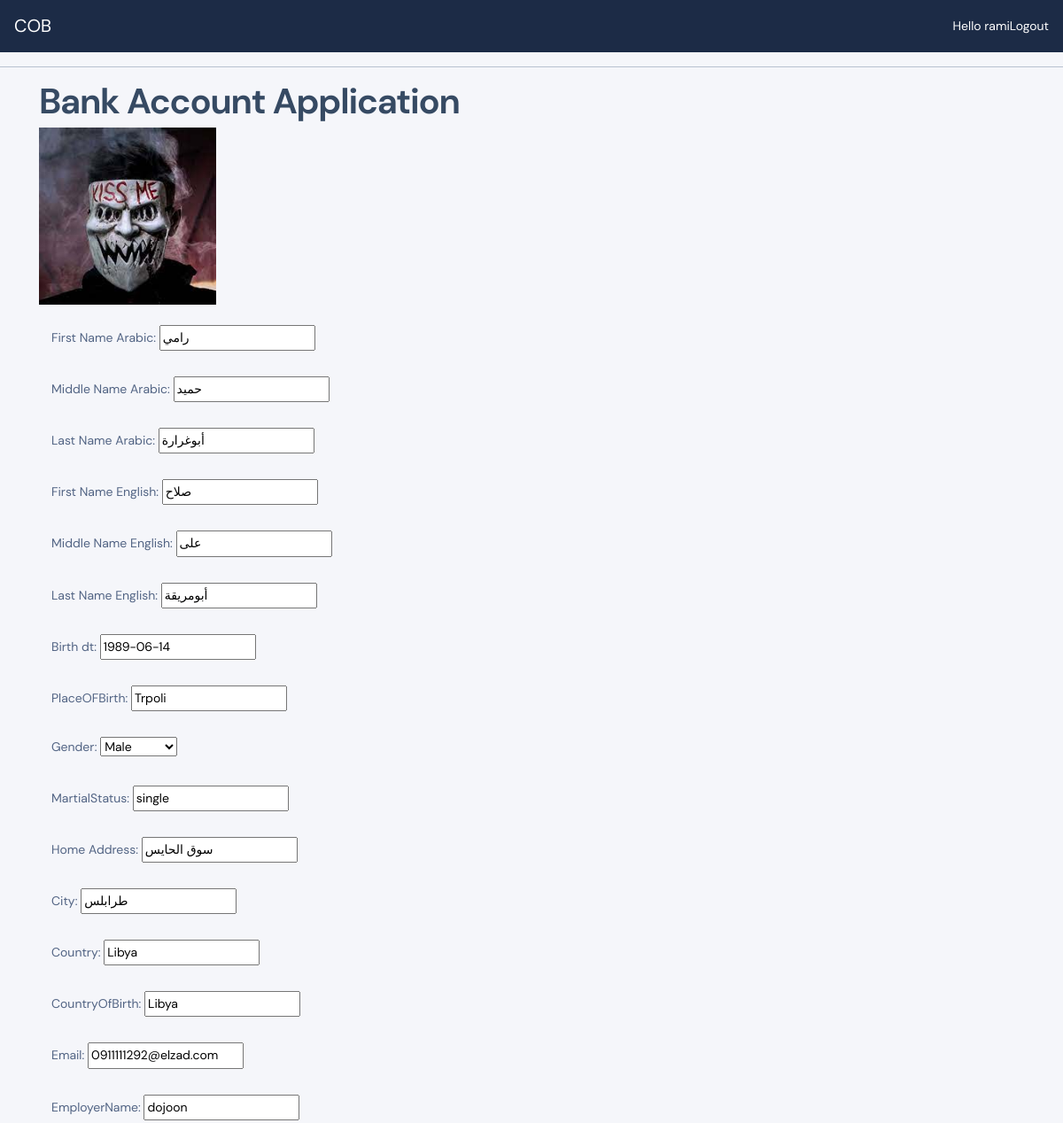
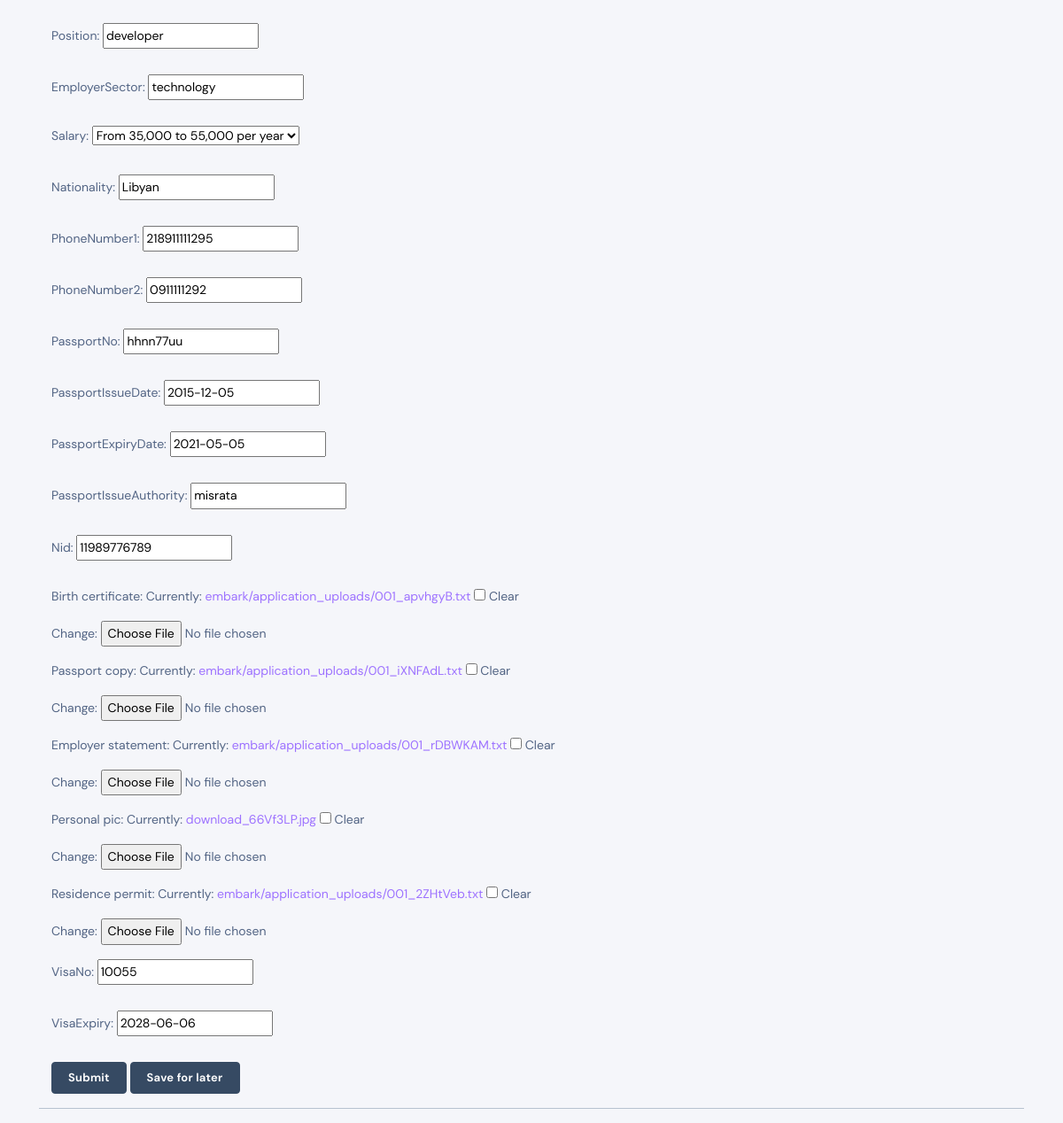
Screenshot of /customer_application/ (signed in) with the database file from the repository (2 pictures, top to bottom).
### accounts/models.py (models this page shows, shortened)
class NewAccountData(models.Model):
    STATUS = (
        ('not Started', 'not Started'),
        ('Approved', 'Approved'),
        ('Submitted', 'Submitted'),
        ('Please Revise', 'Please Revise'),
        ('Unfinished', 'Unfinished'),
    )
    GENDER = (
        ('Male', 'Male'),
        ('Female', 'Female'),
    )
    SALARY = (
        ('Under 12,000 per year', 'Under 12,000 per year'),
        ('From 12,000 to 25,000 per year', 'From 12,000 to 25,000 per year'),
        ('From 25,000 to 35,000 per year', 'From 25,000 to 35,000 per year'),
        ('From 35,000 to 50,000 per year', 'From 35,000 to 55,000 per year'),
        ('Above 50,000 per year', 'Above 50,000 per year'),
    )
    user = models.OneToOneField(User, blank=True, null=True, on_delete=models.CASCADE)
    First_Name_Arabic = models.CharField(max_length=40, blank=True, null=True)
    Middle_Name_Arabic = models.CharField(max_length=40, blank=True, null=True)
    Last_Name_Arabic = models.CharField(max_length=40, blank=True, null=True)
    First_Name_English = models.CharField(max_length=40, blank=True, null=True)
    Middle_Name_English = models.CharField(max_length=40, blank=True, null=True)
    Last_Name_English = models.CharField(max_length=40, blank=True, null=True)
    Birth_dt = models.DateField(blank=True, null=True)
    PlaceOFBirth = models.CharField(max_length=40, blank=True, null=True)
    Gender = models.CharField(max_length=20, blank=True, null=True, choices=GENDER)
    MartialStatus = models.CharField(max_length=40, blank=True, null=True)
    Home_Address = models.CharField(max_length=40, blank=True,null=True)
    City = models.CharField(max_length=40, default='Tripoli')
    Country = models.CharField(max_length=40, default='Libya')
    Nationality = models.CharField(max_length=40, default='Libyan')
    CountryOfBirth = models.CharField(max_length=40, default='Libya')
    date_Created = models.DateTimeField(auto_now_add=True, blank=True, null=True)
    Email = models.EmailField(max_length=100, blank=True, null=True, unique=True, validators=[validate_email])
    EmployerName = models.CharField(max_length=100, blank=True, null=True)
    Position = models.CharField(max_length=100, blank=True, null=True)
    EmployerSector = models.CharField(max_length=40, blank=True, null=True)
    Salary = models.CharField(max_length=50, blank=True, null=True, choices=SALARY)
    Nationality = models.CharField(max_length=200, blank=True, null=True)
    PhoneNumber1 = models.CharField(
        max_length=100,
        blank=True, null=True,
        unique=True,
        validators=[RegexValidator(
            regex= r'^2189[12456]{1}[0-9]{7}',
            message='incorrect  phone number',
        ),
            ])
    PhoneNumber2 = models.CharField(max_length=100, blank=True, null=True)
    PassportNo = models.CharField(max_length=15, unique=True, blank=True, null=True)
    PassportIssueDate = models.DateField(max_length=40, blank=True, null=True)
    PassportExpiryDate = models.DateField(max_length=40, blank=True, null=True)
    PassportIssueAuthority = models.CharField(max_length=40, blank=True, null=True)
    Nid = models.CharField(
        max_length=11,
        unique=True,
        blank=True, null=True,
        validators=[RegexValidator(
            regex=r'(^1|^2)(19[56789]{1}\d|20[0]\d)[0-9]{6}$',
            message='incorrect  National ID number',
            ),
        ])
    Birth_certificate = models.FileField(upload_to='embark/application_uploads', blank=True, null=True)
    Passport_copy = models.FileField(upload_to='embark/application_uploads', blank=True, null=True)
    Employer_statement = models.FileField(upload_to='embark/application_uploads', blank=True, null=True)
    Personal_pic = models.ImageField(default="default.jpg" ,null=True, blank=True)
    Residence_permit = models.FileField(upload_to='embark/application_uploads',blank=True, null=True)
    VisaNo = models.CharField(max_length=20, unique=True, blank=True, null=True)
    VisaExpiry = models.DateField(max_length=20, blank=True, null=True)
    status = models.CharField(max_length=40, blank=True, null=True, choices=STATUS)

### accounts/decorators.py (the view)
        def wrapper_func(request,*args,**kwargs):
            group = None
            if request.user.groups.exists():
                group = request.user.groups.all()[0].name
            if group in allowed_roles:
                return view_func(request, *args, **kwargs)
            else:
                return HttpResponse('unauthorized')

### accounts/forms.py
class NewAccountDataForm(ModelForm):
    class Meta:
        model = NewAccountData
        exclude = ('status', 'user')

### accounts/views.py (called while the page is built, shortened)
@login_required(login_url='login')
@allowd_users(allowed_roles=['customer'])
def customerApplication(request):
        ApplicationData = request.user.newaccountdata
        form = NewAccountDataForm(instance=ApplicationData)
        context = {'form':form}
        return render(request, 'accounts/customer_application.html', context)

### templates/accounts/customer_application.html (shortened to what this page needs)
{%extends 'main.html'%}
{%block content%}
<div class="container">
<h2>Bank Account Application</h2>
    <div>
        <img   style="height: 200px; width: 200px;" src="{{request.user.newaccountdata.Personal_pic.url}}">
    </div><br>
<div class="container">
<form enctype="multipart/form-data" action="" method="POST">
    {{form.as_p}}
        <input type="submit" value="Submit" name="_submit" class="btn btn-secondary">
        <input type="submit" value="Save for later" name="_save" class="btn btn-secondary">
</form>
</div>
{%endblock%}

### templates/main.html (shortened to what this page needs)
{%load static%}
<!DOCTYPE html>
<html lang="en">
<head>
	<link rel= "stylesheet" href="{%static 'assets/css/dashlite.css'%}">
    	<link rel= "stylesheet" href="{%static 'assets/css/dashlite.min.css'%}">
    	<link rel= "stylesheet" href="{%static 'assets/css/theme.css'%}">
</head>
<body>
{%include 'navbar.html'%}
{%block content%}
{%endblock%}
<hr>
</body>
</html>

### templates/navbar.html (shortened to what this page needs)
<nav class="navbar navbar-expand-lg navbar-dark bg-dark">
    <a class="navbar-brand" href="{% url 'user-page' %}">COB</a>
  <span style="color:white;">Hello {{request.user}}</span>
  <a style="color:white;" href="{%url 'logout' %}">Logout</a>
</nav>
<hr>

### rows the page displays
NewAccountData: First_Name_Arabic "رامي", Middle_Name_Arabic "حميد", Last_Name_Arabic "أبوغرارة", First_Name_English "صلاح", Middle_Name_English "على", Last_Name_English "أبومريقة", Birth_dt "1989-06-14", PlaceOFBirth "Trpoli", Gender "Male", MartialStatus "single", Home_Address "سوق الحايس", City "طرابلس", Country "Libya", CountryOfBirth "Libya", Email "0911111292@elzad.com", EmployerName "dojoon", Position "developer", EmployerSector "technology", Salary "From 35,000 to 55,000 per year", Nationality "Libyan", PhoneNumber1 "218911111295", PhoneNumber2 "0911111292", PassportNo "hhnn77uu", PassportIssueDate "2015-12-05", PassportExpiryDate "2021-05-05", PassportIssueAuthority "misrata", Nid "11989776789", VisaNo "10055", VisaExpiry "2028-06-06"

### other values shown
{{ request.user }} "rami"
